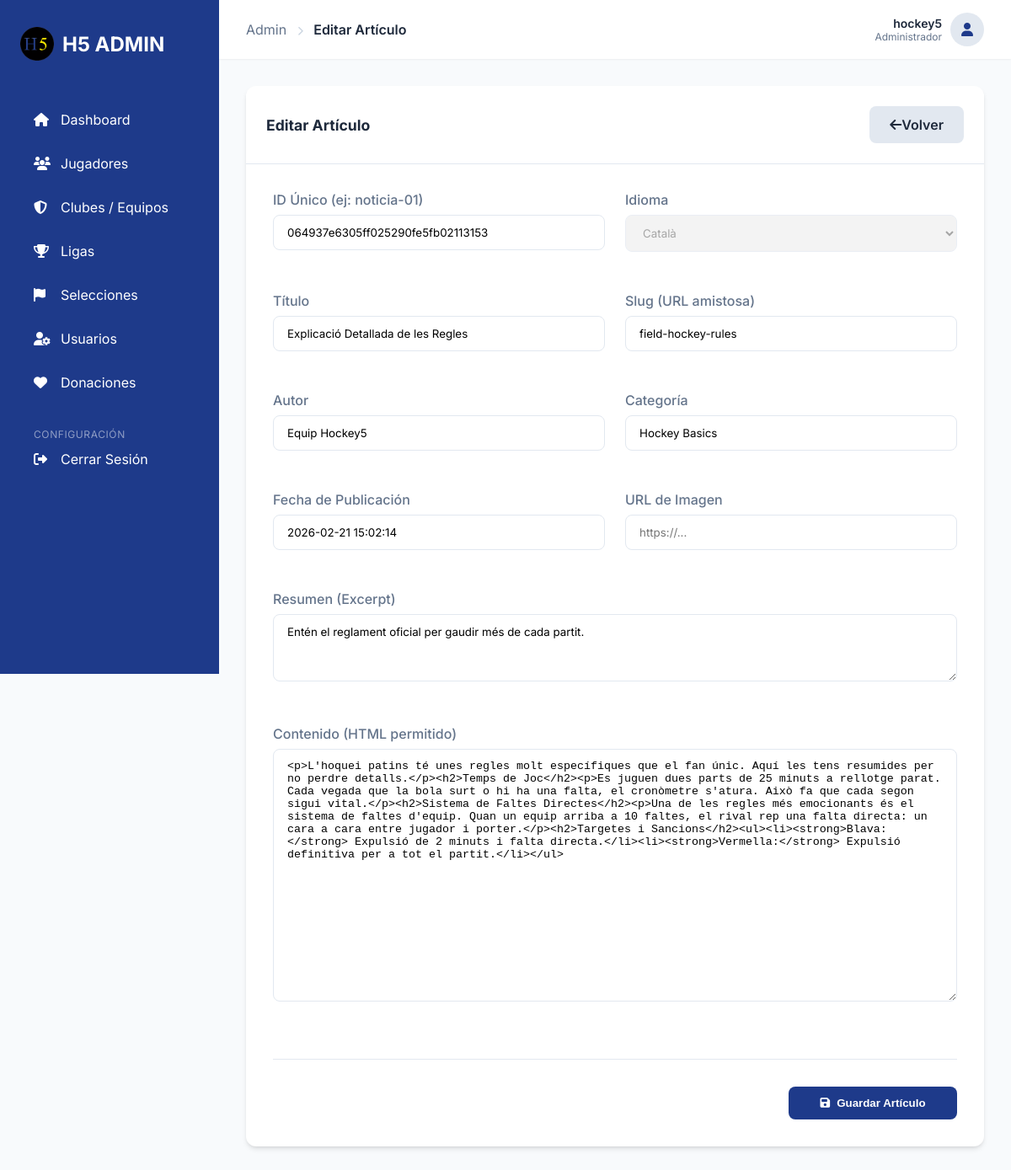
Page /admin/blog_edit.php?id=064937e6305ff025290fe5fb02113153&lang=ca (signed in) on the committed database.
### tables this page shows
CREATE TABLE `blog_articles` (
  `id` varchar(64) NOT NULL,
  `slug` varchar(128) NOT NULL,
  `lang` varchar(10) NOT NULL,
  `title` varchar(255) NOT NULL,
  `excerpt` text DEFAULT NULL,
  `content` longtext DEFAULT NULL,
  `author` varchar(100) DEFAULT NULL,
  `category` varchar(100) DEFAULT NULL,
  `published_at` datetime DEFAULT NULL,
  `image` varchar(255) DEFAULT NULL
);

### admin/blog_edit.php (the view, shortened to what this page needs)
<?php
$pageTitle = (isset($_GET['id']) && isset($_GET['lang'])) ? 'Editar Artículo' : 'Nuevo Artículo';
require_once __DIR__ . '/includes/header.php';
$id = $_GET['id'] ?? '';
$lang = $_GET['lang'] ?? 'es';
try {
    $pdo = hoquei5_pdo();
    $article = [
        'id' => '',
        'slug' => '',
        'lang' => 'es',
        'title' => '',
        'excerpt' => '',
        'content' => '',
        'author' => 'Admin',
        'category' => 'General',
        'published_at' => date('Y-m-d H:i:s'),
        'image' => ''
    ];
    $isEdit = false;
    if ($id && $lang) {
        $stmt = $pdo->prepare("SELECT * FROM `blog_articles` WHERE `id` = ? AND `lang` = ?");
        $stmt->execute([$id, $lang]);
        $article = $stmt->fetch();
        if ($article) {
            $isEdit = true;
        } else {
            $article['id'] = $id;
            $article['lang'] = $lang;
        }
    }
} catch (Exception $e) {
    $error = "Error: " . $e->getMessage();
}
?>
<div class="table-container">
    <div class="table-header">
        <h2 style="font-size: 1.1rem; font-weight: 700;"><?php echo $pageTitle; ?></h2>
        <a href="blog.php" class="btn" style="width: auto; background: #e2e8f0;"><i class="fas fa-arrow-left"></i> Volver</a>
    </div>
    <div style="padding: 2rem;">
        <form method="POST" class="form-grid">
            <div class="form-group">
                <label>ID Único (ej: noticia-01)</label>
                <input type="text" name="id" class="form-input" value="<?php echo htmlspecialchars($article['id']); ?>" <?php echo $isEdit ? 'readonly' : 'required'; ?>>
            </div>
            <div class="form-group">
                <label>Idioma</label>
                <select name="lang" class="form-input" <?php echo $isEdit ? 'disabled' : 'required'; ?>>
                    <option value="ca" <?php echo ($article['lang'] == 'ca') ? 'selected' : ''; ?>>Català</option>
                </select>
            </div>
            <div class="form-group">
                <label>Título</label>
                <input type="text" name="title" class="form-input" value="<?php echo htmlspecialchars($article['title']); ?>" required>
            </div>
            <div class="form-group">
                <label>Slug (URL amistosa)</label>
                <input type="text" name="slug" class="form-input" value="<?php echo htmlspecialchars($article['slug']); ?>" required placeholder="ej: gran-victoria-del-barca">
            </div>
            <div class="form-group">
                <label>Autor</label>
                <input type="text" name="author" class="form-input" value="<?php echo htmlspecialchars($article['author']); ?>">
            </div>
            <div class="form-group">
                <label>Categoría</label>
                <input type="text" name="category" class="form-input" value="<?php echo htmlspecialchars($article['category']); ?>">
            </div>
            <div class="form-group">
                <label>Fecha de Publicación</label>
                <input type="text" name="published_at" class="form-input" value="<?php echo htmlspecialchars($article['published_at']); ?>" placeholder="YYYY-MM-DD HH:MM:SS">
            </div>
            <div class="form-group">
                <label>URL de Imagen</label>
                <input type="text" name="image" class="form-input" value="<?php echo htmlspecialchars($article['image']); ?>" placeholder="https://...">
            </div>
            <div class="form-group" style="grid-column: 1 / -1;">
                <label>Resumen (Excerpt)</label>
                <textarea name="excerpt" class="form-input" style="height: 80px;"><?php echo htmlspecialchars($article['excerpt']); ?></textarea>
            </div>
            <div class="form-group" style="grid-column: 1 / -1;">
                <label>Contenido (HTML permitido)</label>
                <textarea name="content" class="form-input" style="height: 300px; font-family: monospace;"><?php echo htmlspecialchars($article['content']); ?></textarea>
            </div>
            <div style="grid-column: 1 / -1; margin-top: 1rem; border-top: 1px solid #e2e8f0; padding-top: 2rem; display: flex; justify-content: flex-end;">
                <button type="submit" class="btn btn-primary" style="width: auto; min-width: 200px;">
                    <i class="fas fa-save" style="margin-right: 8px;"></i> Guardar Artículo
                </button>
            </div>
        </form>
    </div>
</div>
<?php require_once __DIR__ . '/includes/footer.php'; ?>

### admin/admin.css (style rules this page uses)
:root { --primary: #1e3a8a; --secondary: #3b82f6; --accent: #f59e0b; --bg: #f8fafc; --card-bg: #ffffff; --text: #1e293b; --text-muted: #64748b; --sidebar-w: 260px; --header-h: 70px; --radius: 12px; --shadow: 0 4px 6px -1px rgb(0 0 0 / 0.1), 0 2px 4px -2px rgb(0 0 0 / 0.1); }
* { box-sizing: border-box; margin: 0; padding: 0; }
body { font-family: 'Inter', sans-serif; background: var(--bg); color: var(--text); overflow-x: hidden; }
a { text-decoration: none; color: inherit; }
.form-group { margin-bottom: 1.5rem; }
.form-group label { display: block; margin-bottom: 0.5rem; font-weight: 500; color: var(--text-muted); }
.form-input { width: 100%; padding: 0.75rem 1rem; border: 1px solid #e2e8f0; border-radius: 8px; font-family: inherit; transition: border-color 0.2s; }
.btn { width: 100%; padding: 0.75rem 1.5rem; border: none; border-radius: 8px; font-weight: 600; cursor: pointer; transition: all 0.2s; display: inline-flex; align-items: center; justify-content: center; }
.btn-primary { background: var(--primary); color: white; }
.table-container { background: var(--card-bg); border-radius: var(--radius); box-shadow: var(--shadow); overflow: hidden; margin-bottom: 2rem; }
.table-header { padding: 1.5rem; border-bottom: 1px solid #e2e8f0; display: flex; justify-content: space-between; align-items: center; }
.form-grid { display: grid; grid-template-columns: repeat(auto-fit, minmax(300px, 1fr)); gap: 1.5rem; }

### rows in the picture
blog_articles: id "064937e6305ff025290fe5fb02113153", lang "Català", title "Explicació Detallada de les Regles", slug "field-hockey-rules", author "Equip Hockey5", category "Hockey Basics", published_at "2026-02-21 15:02:14", excerpt "Entén el reglament oficial per gaudir més de cada partit.", content "<p>L'hoquei patins té unes regles molt específiques que el fan únic. Aquí les tens resumides per no perdre detalls.</p><h2>Temps de Joc</h2><p>Es juguen dues parts de 25 minuts a rellotge parat. Cada vegada que la bola surt o hi ha una falta, el cronòmetre s'atura. Això fa que cada segon sigui vital.</p><h2>Sistema de Faltes Directes</h2><p>Una de les regles més emocionants és el sistema de faltes d'equip. Quan un equip arriba a 10 faltes, el rival rep una falta directa: un cara a cara entre jugador i porter.</p><h2>Targetes i Sancions</h2><ul><li><strong>Blava:</strong> Expulsió de 2 minuts i falta directa.</li><li><strong>Vermella:</strong> Expulsió definitiva per a tot el…"

### other values in the picture
$pageTitle "Editar Artículo"
$_SESSION['admin_user'] "hockey5"
